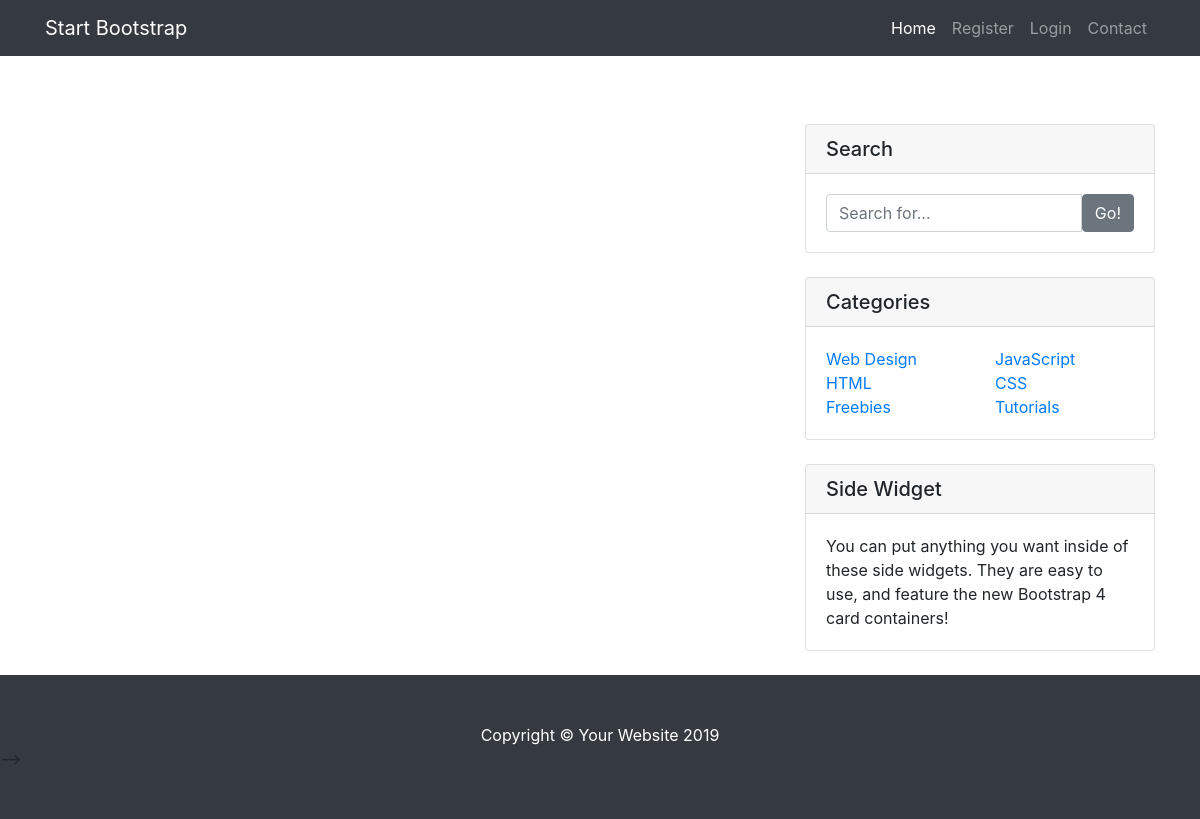
Page /home on the earlier database version.
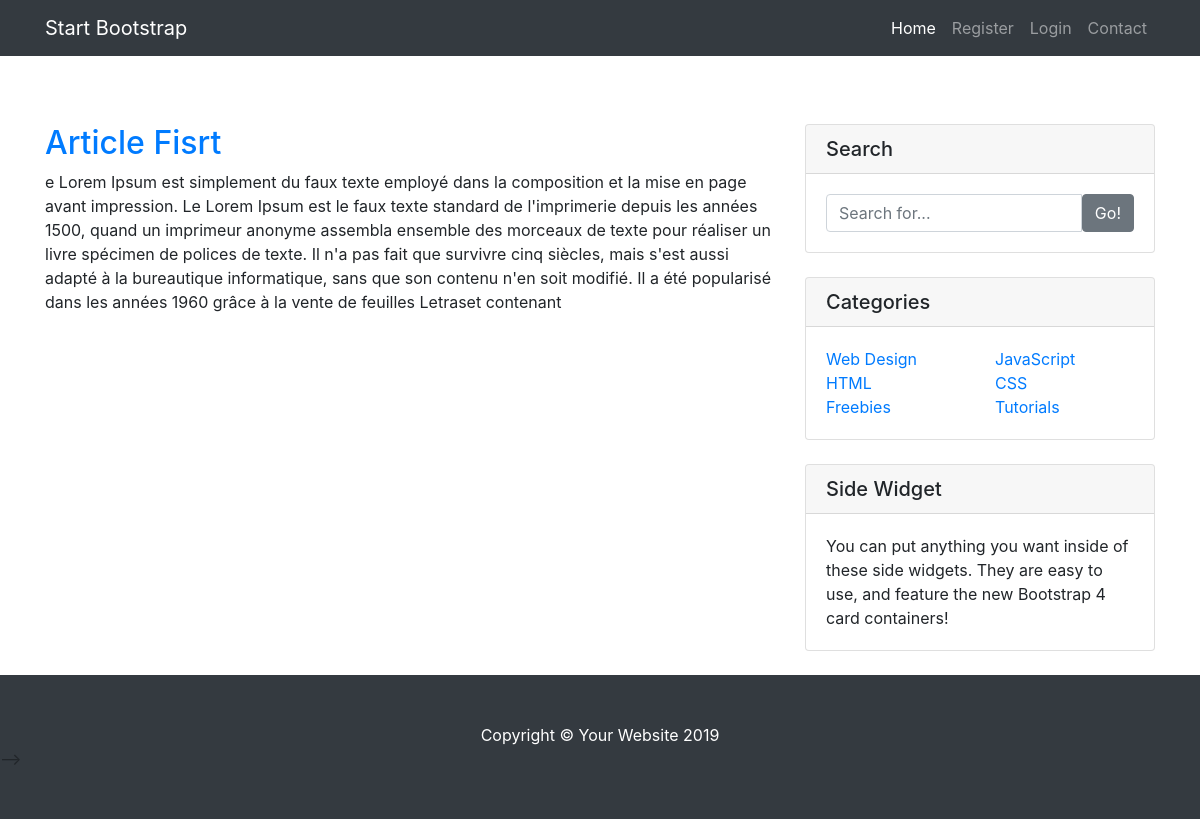
Same page on the later database version.
### app/models.py (models this page shows, shortened)
class Post(db.Model):
    id = db.Column(db.Integer, primary_key=True)
    title = db.Column(db.String(45), nullable=False)
    date_post = db.Column(db.DateTime, nullable=False, default=datetime.utcnow)
    content = db.Column(db.Text, nullable= False)
    usre_id=db.Column(db.Integer,db.ForeignKey('user.id'),nullable=False)

### app/routes.py (the view)
@app.route('/')
@app.route('/home')
def home():
    posts = Post.query.all()
    return render_template('home.html',posts=posts)

### app/templates/home.html (shortened to what this page needs)
{% extends "layout.html" %}
{% block content %}
<div class="container">
        <div class="row">
<div class="col-md-8">
  {% for post in posts %}
    <article class="media content-secttion">
    <div class="media-body">
      <div class="article-metadata">
      </div>
       <h2> <a href="" class="article-title">{{post.title}}</a></h2>
       <p class="article-content">{{ post.content }}</p>
    </div>
    </article>
    {% endfor %}
</div>
         {% include "sidebar.html" %}
        </div>
      </div>
{% endblock %}

### app/templates/layout.html (shortened to what this page needs)
<!DOCTYPE html>
<html>
    <head>
        <link rel="stylesheet" href="{{ url_for('static',filename='assets/bootstrap.min.css') }}" >
    </head>
    <body>
        {% include "menu.html" %}
        {% block content %} {% endblock %}
        {% include "footer.html" %}
    </body>
    </html>

### app/templates/menu.html (shortened to what this page needs)
<nav class="navbar navbar-expand-lg navbar-dark bg-dark fixed-top">
        <div class="container">
          <a class="navbar-brand" href="#">Start Bootstrap</a>
          <div class="collapse navbar-collapse" id="navbarResponsive">
            <ul class="navbar-nav ml-auto">
              <li class="nav-item active">
                <a class="nav-link" href="#">Home
                </a>
              </li>
               {% if current_user.is_authenticated %}
                <li class="nav-item">
                <a class="nav-link" href="/account">Account</a>
              </li>
              <li class="nav-item">
                <a class="nav-link" href="/post/new">New Post</a>
              </li>
                <li class="nav-item">
                <a class="nav-link" href="/logout">Logout</a>
              </li>
              {% else %}
              <li class="nav-item">
                <a class="nav-link" href="/register">Register</a>
              </li>
              <li class="nav-item">
                <a class="nav-link" href="/login">Login</a>
              </li>
              {% endif %}
              <li class="nav-item">
                <a class="nav-link" href="#">Contact</a>
              </li>
            </ul>
          </div>
        </div>
      </nav>

### app/templates/sidebar.html
 <div class="col-md-4">
        <div class="card my-4">
          <h5 class="card-header">Search</h5>
          <div class="card-body">
            <div class="input-group">
              <input type="text" class="form-control" placeholder="Search for...">
              <span class="input-group-btn">
                <button class="btn btn-secondary" type="button">Go!</button>
              </span>
            </div>
          </div>
        </div>
        <div class="card my-4">
          <h5 class="card-header">Categories</h5>
          <div class="card-body">
            <div class="row">
              <div class="col-lg-6">
                <ul class="list-unstyled mb-0">
                  <li>
                    <a href="#">Web Design</a>
                  </li>
                  <li>
                    <a href="#">HTML</a>
                  </li>
                  <li>
                    <a href="#">Freebies</a>
                  </li>
                </ul>
              </div>
              <div class="col-lg-6">
                <ul class="list-unstyled mb-0">
                  <li>
                    <a href="#">JavaScript</a>
                  </li>
                  <li>
                    <a href="#">CSS</a>
                  </li>
                  <li>
                    <a href="#">Tutorials</a>
                  </li>
                </ul>
              </div>
            </div>
          </div>
        </div>
        <div class="card my-4">
          <h5 class="card-header">Side Widget</h5>
          <div class="card-body">
            You can put anything you want inside of these side widgets. They are easy to use, and feature the new Bootstrap 4 card containers!
          </div>
        </div>
      </div>

### app/templates/footer.html
<footer class="py-5 bg-dark">
        <div class="container">
          <p class="m-0 text-center text-white">Copyright &copy; Your Website 2019</p>
       </div> -->
      </footer>

### app/templates/layout.html (style rules this page uses)
body { margin-top: 100px; }

Differences in the rows shown:
added Post: title "Article Fisrt", content "e Lorem Ipsum est simplement du faux texte employé dans la composition et la mise en page avant impression. Le Lorem Ipsum est le faux texte standard de l'imprimerie depuis les années 1500, quand un imprimeur anonyme assembla ensemble des morceaux de texte pour réaliser un livre spécimen de polices de texte. Il n'a pas fait que survivre cinq siècles, mais s'est aussi adapté à la bureautique informatique, sans que son contenu n'en soit modifié. Il a été popularisé dans les années 1960 grâce à la vente de feuilles Letraset contenant"
